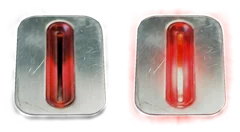
#> input picture assets/img/slot.webp, 240 x 132 px
$ python build_scene.py ../../../../assets/img/slot.webp ../../../../assets/img/stick.webp ../../../../assets/img/stick.webp
#> lines starting #> are read from the running program, lines starting #| are printed output that depends on the picture; after the words box and inside, x2 and y2 are one past the last pixel; in counts of white or black regions, pixels touching at a corner belong together
"""Turn the windowsill photograph (a bottle of colour-key magenta sand) into the finish scene.

    python -I build_scene.py <sill.jpg> <works/sand/img> <works/sand/js/scene.js>

Writes
  sill.webp        the photo, 1080 wide, with the magenta taken out of the glass around the sand
  sill-sand.webp   over the sand's bounding box: RGB = how much light falls on the sand there
                   (grey 128 = average), A = where the sand is (soft edge)
  sill-glint.webp  over the same box: the reflections on the glass in front of the sand (white + alpha)
  scene.json       the box, the sand's left/right edge per row, and the anchors the page uses to map
                   the visitor's grid onto this bottle
The page multiplies the visitor's own grains by the light map, so the sun, the shade under the
shoulder and the glass reflections of the real photograph fall on their layers.
"""
import json
import pathlib
import sys

import numpy as np
from PIL import Image

SRC, OUT, META = pathlib.Path(sys.argv[1]), pathlib.Path(sys.argv[2]), pathlib.Path(sys.argv[3])
OW = 1080

im = Image.open(SRC).convert('RGB')
OH = round(im.height * OW / im.width)
#> OH = 594
im = im.resize((OW, OH), Image.LANCZOS)
#> im: PIL image 1080x594 RGB
a = np.asarray(im).astype(np.float32) / 255
R, G, B = a[..., 0], a[..., 1], a[..., 2]
V = a.max(axis=2)
mag = ((R + B) / 2 - G) / np.maximum(V, 1e-3)            # 0 for greys and the blue sky, ~0.5 for the sand


def box(x, r):
    c = np.pad(x.astype(np.float32), r + 1).cumsum(0).cumsum(1)
    n = 2 * r + 1
    return (c[n:, n:] - c[:-n, n:] - c[n:, :-n] + c[:-n, :-n])[:x.shape[0], :x.shape[1]] / (n * n)


soft = np.clip((mag - 0.10) / 0.16, 0, 1)
core = box(soft > 0.5, 6) > 0.6                          # the body of sand, without stray tinted pixels
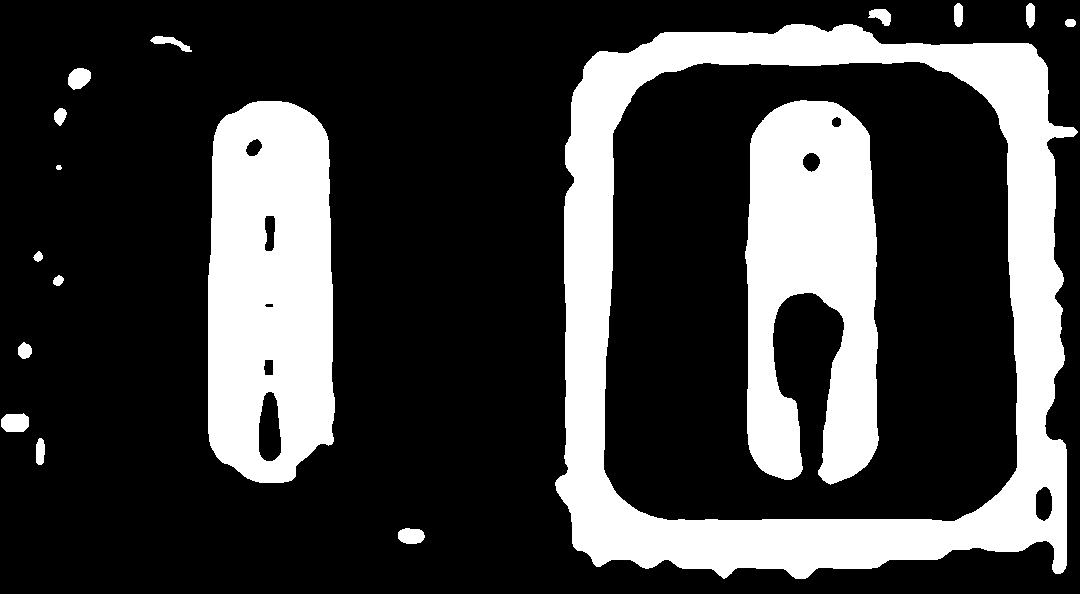
#> core: shape (594, 1080) bool; 25.1% white; 17 white regions, largest, box (x1, y1, x2, y2) and area: (555, 24, 1078, 579) 78822, (208, 101, 335, 483) 41637, (745, 100, 879, 485) 37927
ys, xs = np.where(core)
# keep the biggest blob's rows: the sand is one row-convex body around the bottle axis
x_mid = int(np.median(xs))
#> x_mid = 754
rows = {}
for y in range(OH):
    on = np.where(core[y])[0]
    if len(on) < 6:
        continue
    near = on[np.abs(on - x_mid) < OW * 0.25]
    if len(near) < 6:
        continue
    rows[y] = (int(near.min()), int(near.max()))
#> this loop made 594 passes
#> near on passes 6 to 8: [955, 956, 957, 958, 959, 960, 961], [954, 955, 956, 957, 958, 959, 960, 961, 962], [954, 955, 956, 957, 958, 959, 960, 961, 962]
#> after the loop, rows = 574 items
ylist = sorted(rows)
#> ylist = 574 values from 5 to 578
# drop isolated rows (reflections in the base below the sand)
top, bot = ylist[0], ylist[-1]
#> top = 5; bot = 578
run = [ylist[0]]
#> run = [5]
best = []
for y in ylist[1:]:
    if y - run[-1] <= 2:
        run.append(y)
    else:
        if len(run) > len(best):
            best = run
        run = [y]
#> after the loop, best = []
if len(run) > len(best):
    best = run
#> best = 574 values from 5 to 578
top, bot = best[0], best[-1]
alpha = np.zeros((OH, OW), np.float32)
for y in range(top, bot + 1):
    l, r = rows.get(y, rows[min(rows, key=lambda k: abs(k - y))])
    alpha[y, l:r + 1] = 1
#> this loop made 574 passes
#> (l, r) on passes 1 to 3: (955, 961), (954, 962), (954, 962)
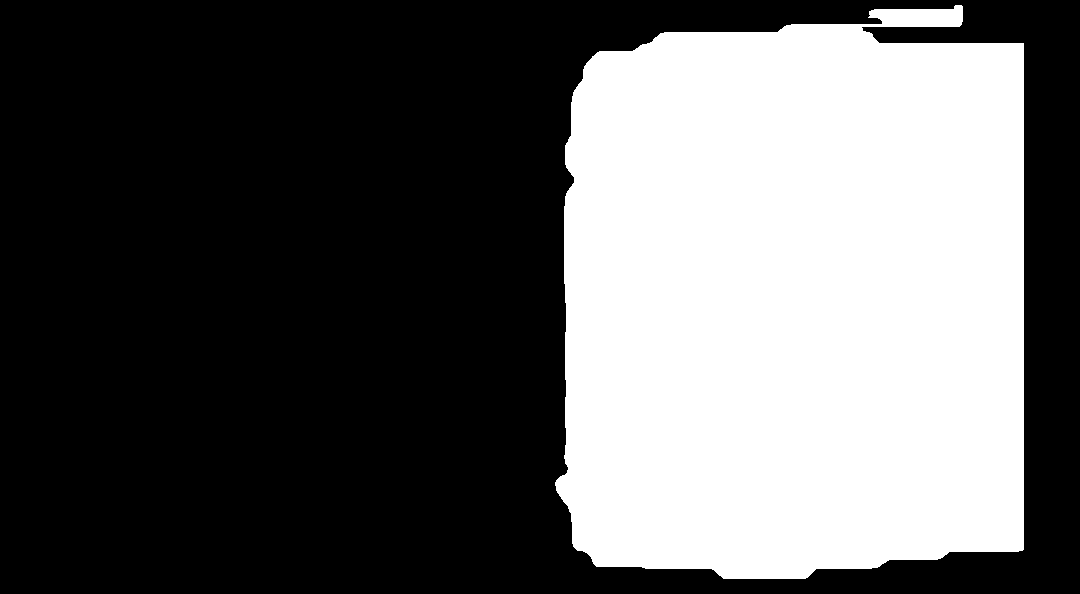
#> alpha: shape (594, 1080) float32; values 0 (black) and 1 (white), 37.8% white; 1 white region, box (x1, y1, x2, y2) and area: (555, 5, 1024, 579) 242630
# soft edge: the original tint at the boundary
edge = (box(alpha > 0.5, 2) > 0) & (box(alpha > 0.5, 2) < 1)
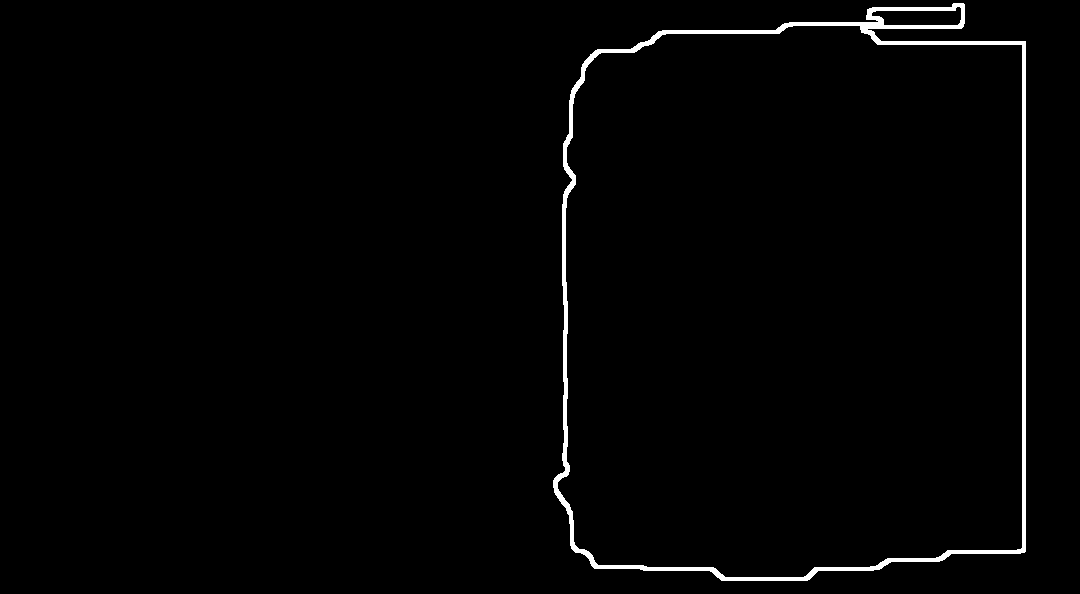
#> edge: shape (594, 1080) bool; 1.5% white; 1 white region, box (x1, y1, x2, y2) and area: (553, 3, 1026, 581) 9371
alpha = np.where(edge, np.maximum(alpha * 0.5, soft) * (box(alpha, 1) > 0), alpha)

bx0 = int(min(rows[y][0] for y in range(top, bot + 1) if y in rows)) - 4
#> bx0 = 551
bx1 = int(max(rows[y][1] for y in range(top, bot + 1) if y in rows)) + 5
#> bx1 = 1028
by0, by1 = top - 4, bot + 5
#> by0 = 1; by1 = 583

# light on the sand: brightness of the magenta relative to its median, smoothed a little;
# reflections (bright and colourless inside the sand) go to the glint layer instead
inside = alpha > 0.5
#> inside: shape (594, 1080) bool; 38% white; 3 white regions, box (x1, y1, x2, y2) and area: (554, 23, 1025, 580) 242135, (867, 4, 964, 28) 1437, (837, 23, 874, 24) 37
spec = inside & (mag < 0.14) & (V > np.median(V[inside]) * 1.08)
#> spec: shape (594, 1080) bool; 2.7% white; 28 white regions (8 under 20 px), largest, box (x1, y1, x2, y2) and area: (679, 370, 1015, 514) 7030, (797, 298, 824, 431) 3083, (869, 300, 905, 471) 1730
Vs = np.where(spec, np.nan, V)
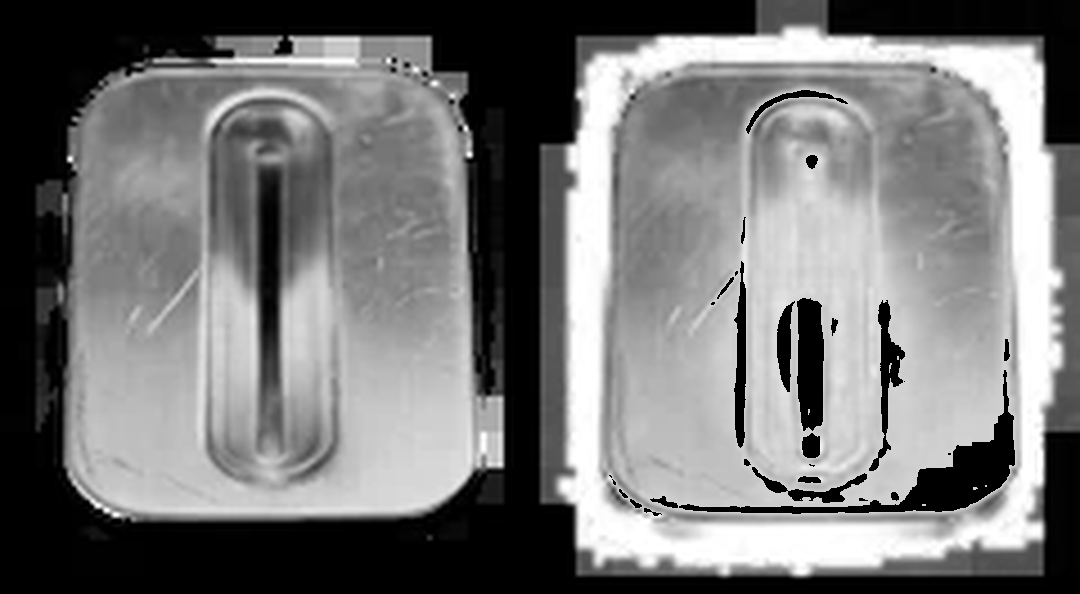
#> Vs: shape (594, 1080) float32; 2.68% of the values are NaN or infinite; the others: min 0, max 1, mean 0.479; drawn with min black, max white, NaN and infinite black
med = np.nanmedian(Vs[inside])
#> med = 0.749
fillv = np.where(np.isnan(Vs), med, Vs)
w = (~np.isnan(Vs)).astype(np.float32)
lm = box(fillv * w, 3) / np.maximum(box(w, 3), 1e-3)
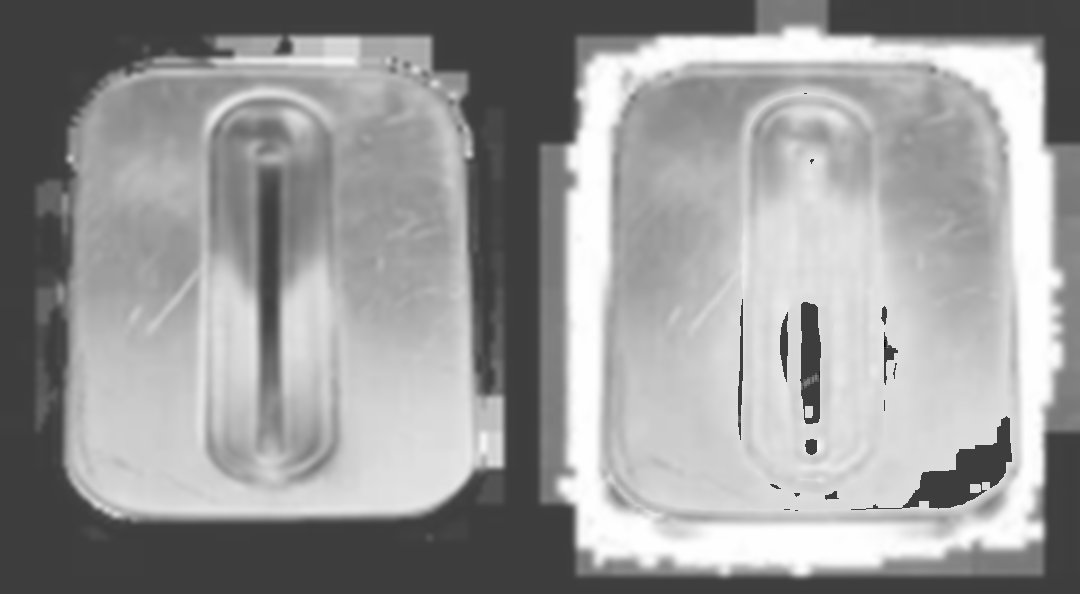
#> lm: shape (594, 1080) float32; min -0.319, max 1, mean 0.479; drawn with min black and max white
light = np.where(spec, lm, V) / med
light = 0.6 * light + 0.4 * (box(light * inside, 2) / np.maximum(box(inside.astype(np.float32), 2), 1e-3))
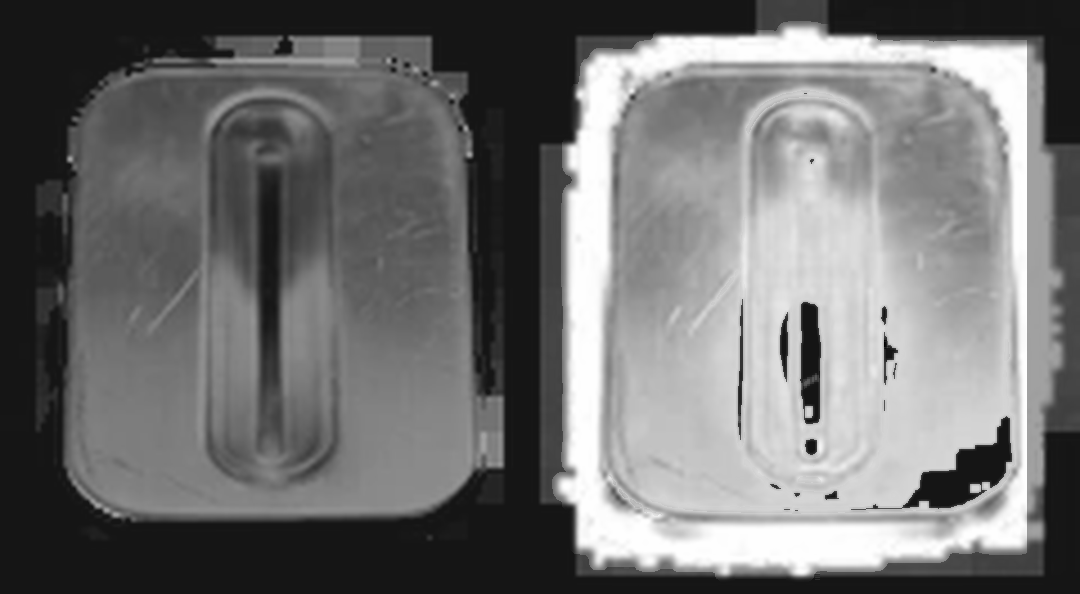
#> light: shape (594, 1080) float32; min -0.121, max 1.34, mean 0.529; drawn with min black and max white
glint = np.clip((V - lm) / np.maximum(1 - lm, 1e-3), 0, 1) * spec
glint = np.maximum(glint, np.clip((V - 0.92) / 0.08, 0, 1) * inside * (mag < 0.2))

# the scene: take the magenta cast out of everything near the bottle (fringes, the glass base)
grey = (0.3 * R + 0.59 * G + 0.11 * B)[..., None].repeat(3, axis=2)
near = np.zeros((OH, OW), bool)
near[by0 - 40:by1 + 160, bx0 - 40:bx1 + 40] = True
tint = np.clip((mag - 0.04) / 0.12, 0, 1)[..., None] * near[..., None]
scene = a * (1 - tint) + grey * tint
Image.fromarray((np.clip(scene, 0, 1) * 255 + 0.5).astype(np.uint8)).save(OUT / 'sill.webp', 'WEBP', quality=82, method=6)

sl = slice(by0, by1), slice(bx0, bx1)
lg = np.clip(light[sl] / 2, 0, 1)
sand_rgba = np.stack([lg, lg, lg, alpha[sl]], axis=2)
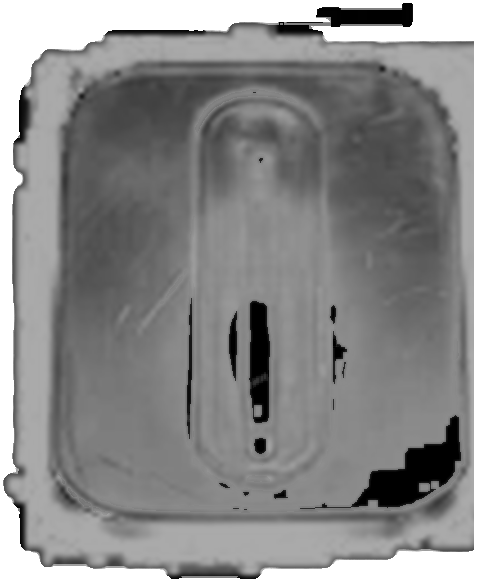
#> sand_rgba: shape (582, 477, 4) float32; mean of channels 0, 1, 2, 3 0.425, 0.425, 0.425, 0.878; transparent parts drawn white
Image.fromarray((sand_rgba * 255 + 0.5).astype(np.uint8)).save(OUT / 'sill-sand.webp', 'WEBP', quality=90, method=6, alpha_quality=95)
gl = np.stack([np.ones_like(lg), np.ones_like(lg), np.ones_like(lg), glint[sl]], axis=2)
Image.fromarray((gl * 255 + 0.5).astype(np.uint8)).save(OUT / 'sill-glint.webp', 'WEBP', quality=86, method=6, alpha_quality=90)

# anchors: the shoulder is where the sand first reaches 97% of its widest row
widths = {y: rows[y][1] - rows[y][0] for y in range(top, bot + 1) if y in rows}
#> widths = 574 items
wmax = max(widths.values())
#> wmax = 468
shoulder = next(y for y in sorted(widths) if widths[y] >= 0.97 * wmax)
#> shoulder = 137
# the floor is an ellipse seen from a little above: the middle of the bottom edge hangs lower than
# its sides; its sag over the half-width gives the view's tilt for curving the layers
centre = (rows[bot - 30][0] + rows[bot - 30][1]) / 2
#> centre = 799
col = alpha[:, int(centre)]
#> col = 594 values, max 1 at index 24, min 0 at index 0, mean 0.937
bc = int(np.where(col > 0.5)[0].max())
#> bc = 579
side_x = int(centre + 0.8 * wmax / 2)
#> side_x = 986
bs = int(np.where(alpha[:, side_x] > 0.5)[0].max())
#> bs = 551
k = (bc - bs) / ((wmax / 2) * (1 - np.sqrt(1 - 0.8 ** 2)) + 1e-3)
#> k = 0.299
k = float(np.clip(k, 0, 0.35))
meta = {
    'size': [OW, OH], 'box': [bx0, by0, bx1 - bx0, by1 - by0],
    'top': top, 'shoulder': shoulder, 'bottom': bc, 'sag': round(k, 3), 'centre': round(float(centre), 1),
    'rows': [[rows[y][0], rows[y][1]] if y in rows else None for y in range(top, bot + 1)],
}
body = json.dumps(meta, separators=(',', ':'))
if META.suffix == '.js':
    body = ('// Generated by design/works/sand/scripts/build_scene.py: where the sand sits in the windowsill photo.\n'
            'export default ' + body + ';\n')
META.write_text(body, encoding='utf-8')
print('box', meta['box'], 'top', top, 'shoulder', shoulder, 'bottom', bc, 'sag', round(k, 3), 'wmax', wmax)
#| box [551, 1, 477, 582] top 5 shoulder 137 bottom 579 sag 0.299 wmax 468
for n in ('sill.webp', 'sill-sand.webp', 'sill-glint.webp'):
#> (the run stopped early here; a loop or call above may not have finished)
